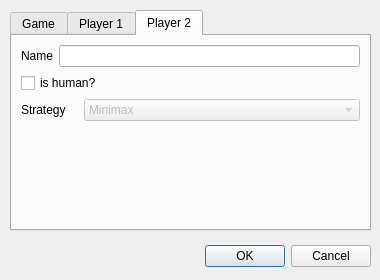
<?xml version="1.0" encoding="UTF-8"?>
<ui version="4.0">
 <class>NewGameDialog</class>
 <widget class="QDialog" name="NewGameDialog">
  <property name="geometry">
   <rect>
    <x>0</x>
    <y>0</y>
    <width>380</width>
    <height>280</height>
   </rect>
  </property>
  <property name="windowTitle">
   <string>New game</string>
  </property>
  <property name="windowIcon">
   <iconset>
    <normaloff>../main/icons/base/window-icon/128.png</normaloff>../main/icons/base/window-icon/128.png</iconset>
  </property>
  <widget class="QDialogButtonBox" name="buttonBox">
   <property name="geometry">
    <rect>
     <x>30</x>
     <y>240</y>
     <width>341</width>
     <height>32</height>
    </rect>
   </property>
   <property name="orientation">
    <enum>Qt::Horizontal</enum>
   </property>
   <property name="standardButtons">
    <set>QDialogButtonBox::Cancel|QDialogButtonBox::Ok</set>
   </property>
  </widget>
  <widget class="QTabWidget" name="tabWidget">
   <property name="geometry">
    <rect>
     <x>10</x>
     <y>10</y>
     <width>361</width>
     <height>221</height>
    </rect>
   </property>
   <property name="currentIndex">
    <number>2</number>
   </property>
   <widget class="QWidget" name="GameTab">
    <attribute name="title">
     <string>Game</string>
    </attribute>
    <layout class="QVBoxLayout" name="verticalLayout_4">
     <item>
      <layout class="QHBoxLayout" name="horizontalLayout_4">
       <item>
        <widget class="QLabel" name="label_2">
         <property name="text">
          <string>No. of columns</string>
         </property>
        </widget>
       </item>
       <item>
        <widget class="QSpinBox" name="spinBox">
         <property name="minimum">
          <number>3</number>
         </property>
         <property name="maximum">
          <number>5</number>
         </property>
        </widget>
       </item>
      </layout>
     </item>
     <item>
      <layout class="QHBoxLayout" name="horizontalLayout_5">
       <item>
        <widget class="QLabel" name="label">
         <property name="text">
          <string>No. of rows</string>
         </property>
        </widget>
       </item>
       <item>
        <widget class="QSpinBox" name="spinBox_2">
         <property name="minimum">
          <number>3</number>
         </property>
         <property name="maximum">
          <number>5</number>
         </property>
        </widget>
       </item>
      </layout>
     </item>
     <item>
      <layout class="QHBoxLayout" name="horizontalLayout_6">
       <item>
        <widget class="QLabel" name="label_3">
         <property name="text">
          <string>No. of games</string>
         </property>
        </widget>
       </item>
       <item>
        <widget class="QSpinBox" name="spinBox_4">
         <property name="minimum">
          <number>1</number>
         </property>
         <property name="maximum">
          <number>99</number>
         </property>
        </widget>
       </item>
      </layout>
     </item>
     <item>
      <layout class="QHBoxLayout" name="horizontalLayout_7">
       <item>
        <widget class="QLabel" name="label_4">
         <property name="text">
          <string>Wins first to</string>
         </property>
        </widget>
       </item>
       <item>
        <widget class="QSpinBox" name="spinBox_3">
         <property name="minimum">
          <number>1</number>
         </property>
         <property name="maximum">
          <number>99</number>
         </property>
        </widget>
       </item>
      </layout>
     </item>
     <item>
      <spacer name="verticalSpacer">
       <property name="orientation">
        <enum>Qt::Vertical</enum>
       </property>
       <property name="sizeHint" stdset="0">
        <size>
         <width>20</width>
         <height>40</height>
        </size>
       </property>
      </spacer>
     </item>
    </layout>
   </widget>
   <widget class="QWidget" name="Player1Tab">
    <attribute name="title">
     <string>Player 1</string>
    </attribute>
    <layout class="QVBoxLayout" name="verticalLayout_5">
     <item>
      <layout class="QHBoxLayout" name="horizontalLayout_10">
       <item>
        <widget class="QLabel" name="label_7">
         <property name="text">
          <string>Name</string>
         </property>
        </widget>
       </item>
       <item>
        <widget class="QLineEdit" name="lineEdit"/>
       </item>
      </layout>
     </item>
     <item>
      <widget class="QCheckBox" name="checkBox_3">
       <property name="text">
        <string>is human?</string>
       </property>
      </widget>
     </item>
     <item>
      <layout class="QHBoxLayout" name="horizontalLayout_9">
       <item>
        <widget class="QLabel" name="label_6">
         <property name="text">
          <string>Strategy</string>
         </property>
        </widget>
       </item>
       <item>
        <widget class="QComboBox" name="comboBox_4">
         <property name="enabled">
          <bool>false</bool>
         </property>
         <item>
          <property name="text">
           <string>Minimax</string>
          </property>
         </item>
         <item>
          <property name="text">
           <string>Minimax with alpha beta pruning</string>
          </property>
         </item>
         <item>
          <property name="text">
           <string>Minimax with caching</string>
          </property>
         </item>
         <item>
          <property name="text">
           <string>Minimax with alpha beta pruning and caching</string>
          </property>
         </item>
        </widget>
       </item>
      </layout>
     </item>
     <item>
      <spacer name="verticalSpacer_2">
       <property name="orientation">
        <enum>Qt::Vertical</enum>
       </property>
       <property name="sizeHint" stdset="0">
        <size>
         <width>20</width>
         <height>40</height>
        </size>
       </property>
      </spacer>
     </item>
    </layout>
   </widget>
   <widget class="QWidget" name="Player2Tab">
    <attribute name="title">
     <string>Player 2</string>
    </attribute>
    <layout class="QVBoxLayout" name="verticalLayout_6">
     <item>
      <layout class="QHBoxLayout" name="horizontalLayout_11">
       <item>
        <widget class="QLabel" name="label_8">
         <property name="text">
          <string>Name</string>
         </property>
        </widget>
       </item>
       <item>
        <widget class="QLineEdit" name="lineEdit_2"/>
       </item>
      </layout>
     </item>
     <item>
      <widget class="QCheckBox" name="checkBox_4">
       <property name="text">
        <string>is human?</string>
       </property>
      </widget>
     </item>
     <item>
      <layout class="QHBoxLayout" name="horizontalLayout_8">
       <item>
        <widget class="QLabel" name="label_5">
         <property name="text">
          <string>Strategy</string>
         </property>
        </widget>
       </item>
       <item>
        <widget class="QComboBox" name="comboBox_2">
         <property name="enabled">
          <bool>false</bool>
         </property>
         <item>
          <property name="text">
           <string>Minimax</string>
          </property>
         </item>
         <item>
          <property name="text">
           <string>Minimax with alpha beta pruning</string>
          </property>
         </item>
         <item>
          <property name="text">
           <string>Minimax with caching</string>
          </property>
         </item>
         <item>
          <property name="text">
           <string>Minimax with alpha beta pruning and caching</string>
          </property>
         </item>
        </widget>
       </item>
      </layout>
     </item>
     <item>
      <spacer name="verticalSpacer_3">
       <property name="orientation">
        <enum>Qt::Vertical</enum>
       </property>
       <property name="sizeHint" stdset="0">
        <size>
         <width>20</width>
         <height>40</height>
        </size>
       </property>
      </spacer>
     </item>
    </layout>
   </widget>
  </widget>
 </widget>
 <resources/>
 <connections>
  <connection>
   <sender>buttonBox</sender>
   <signal>accepted()</signal>
   <receiver>NewGameDialog</receiver>
   <slot>accept()</slot>
   <hints>
    <hint type="sourcelabel">
     <x>248</x>
     <y>254</y>
    </hint>
    <hint type="destinationlabel">
     <x>157</x>
     <y>274</y>
    </hint>
   </hints>
  </connection>
  <connection>
   <sender>buttonBox</sender>
   <signal>rejected()</signal>
   <receiver>NewGameDialog</receiver>
   <slot>reject()</slot>
   <hints>
    <hint type="sourcelabel">
     <x>316</x>
     <y>260</y>
    </hint>
    <hint type="destinationlabel">
     <x>286</x>
     <y>274</y>
    </hint>
   </hints>
  </connection>
 </connections>
</ui>
